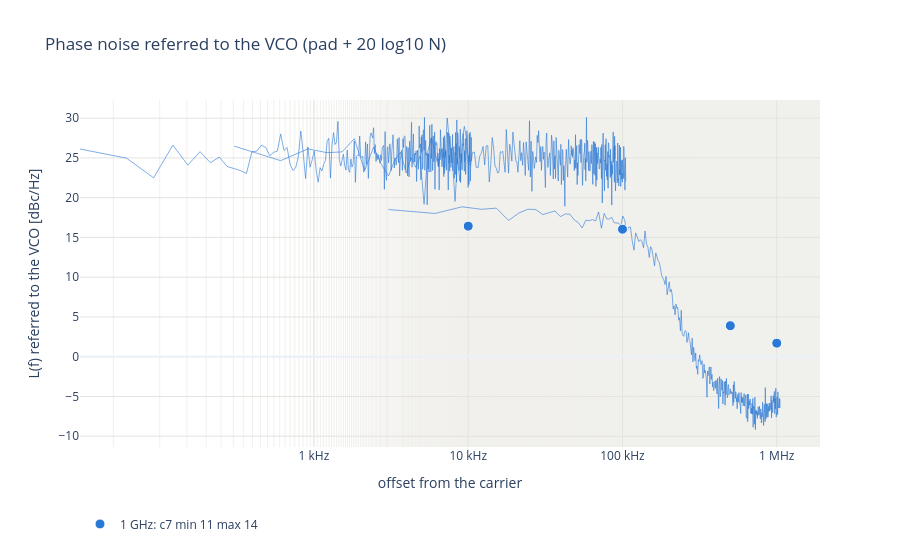

Source (notebook cell):
### Code cell
# VCO-referred phase noise: the phase-noise marker (circles) and an estimate from the traces (lines):
# P(offset) - P(carrier) - 10 log10(RBW) + 20 log10(N), upper sideband, offsets > 20 RBW (no ENBW correction).
fig = go.Figure()
for r in ok.itertuples():
    f_t, n = r.f_target, r.total_div
    d = traces[(traces["f_target"] == f_t)]
    for span, t in d.groupby("span"):
        t = t[t["offset"] > 20 * t["rbw"]]
        l_est = t["power_dbm"] - d.loc[d["span"] == span, "power_dbm"].max() - 10 * np.log10(t["rbw"]) + 20 * np.log10(n)
        fig.add_scatter(x=t["offset"], y=l_est, mode="lines", line=dict(color=COLORS[f_t], width=1), opacity=0.6,
                        legendgroup=NAMES[f_t], showlegend=False,
                        hovertemplate=f"{NAMES[f_t]} (trace)<br>%{{x:.3s}}Hz: %{{y:.1f}} dBc/Hz<extra></extra>")
    fig.add_scatter(x=[float(o) for o in offsets], y=[getattr(r, f"L_vco_{o}", np.nan) for o in offsets],
                    mode="markers", marker=dict(color=COLORS[f_t], size=10, line=dict(color="white", width=1)),
                    name=NAMES[f_t], legendgroup=NAMES[f_t],
                    hovertemplate=f"{NAMES[f_t]} (marker)<br>%{{x:.3s}}Hz: %{{y:.1f}} dBc/Hz<extra></extra>")
fig.update_layout(title="Phase noise referred to the VCO (pad + 20 log10 N)", template="plotly_white", height=550,
                  legend=dict(orientation="h", y=-0.18), hoverlabel=dict(namelength=-1))
fig.update_xaxes(title="offset from the carrier", gridcolor=GRID, **OFFSET_AXIS)
fig.update_yaxes(title="L(f) referred to the VCO [dBc/Hz]", gridcolor=GRID)
save(fig, "phase_noise")

### Figure 1 — Plotly figure (JSON) as saved in the notebook; plotly's stock layout.template omitted (floating-point values rounded to 4 significant figures; data arrays with more than 128 entries replaced by an {"elided": "..."} marker saying what was removed)
{"data": [{"hovertemplate": "1 GHz: c7 min 11 max 14 (trace)<br>%{x:.3s}Hz: %{y:.1f} dBc/Hz<extra></extra>", "legendgroup": "1 GHz: c7 min 11 max 14", "line": {"color": "#2a78d6", "width": 1}, "mode": "lines", "opacity": 0.6, "showlegend": false, "type": "scatter", "x": {"elided": "345 float values"}, "y": {"elided": "345 float values"}}, {"hovertemplate": "1 GHz: c7 min 11 max 14 (trace)<br>%{x:.3s}Hz: %{y:.1f} dBc/Hz<extra></extra>", "legendgroup": "1 GHz: c7 min 11 max 14", "line": {"color": "#2a78d6", "width": 1}, "mode": "lines", "opacity": 0.6, "showlegend": false, "type": "scatter", "x": {"elided": "345 float values"}, "y": {"elided": "345 float values"}}, {"hovertemplate": "1 GHz: c7 min 11 max 14 (trace)<br>%{x:.3s}Hz: %{y:.1f} dBc/Hz<extra></extra>", "legendgroup": "1 GHz: c7 min 11 max 14", "line": {"color": "#2a78d6", "width": 1}, "mode": "lines", "opacity": 0.6, "showlegend": false, "type": "scatter", "x": {"elided": "345 float values"}, "y": {"elided": "345 float values"}}, {"hovertemplate": "1 GHz: c7 min 11 max 14 (marker)<br>%{x:.3s}Hz: %{y:.1f} dBc/Hz<extra></extra>", "legendgroup": "1 GHz: c7 min 11 max 14", "marker": {"color": "#2a78d6", "line": {"color": "white", "width": 1}, "size": 10}, "mode": "markers", "name": "1 GHz: c7 min 11 max 14", "type": "scatter", "x": [10000, 100000, 500000, 1000000], "y": [16.42, 16.03, 3.898, 1.703]}], "layout": {"height": 550, "hoverlabel": {"namelength": -1}, "legend": {"orientation": "h", "y": -0.18}, "title": {"text": "Phase noise referred to the VCO (pad + 20 log10 N)"}, "xaxis": {"gridcolor": "#e4e3df", "minor": {"gridcolor": "#f1f0ed", "showgrid": true}, "ticktext": ["1 kHz", "10 kHz", "100 kHz", "1 MHz", "10 MHz"], "tickvals": [1000, 10000, 100000, 1000000, 10000000], "title": {"text": "offset from the carrier"}, "type": "log"}, "yaxis": {"gridcolor": "#e4e3df", "title": {"text": "L(f) referred to the VCO [dBc/Hz]"}}}}
